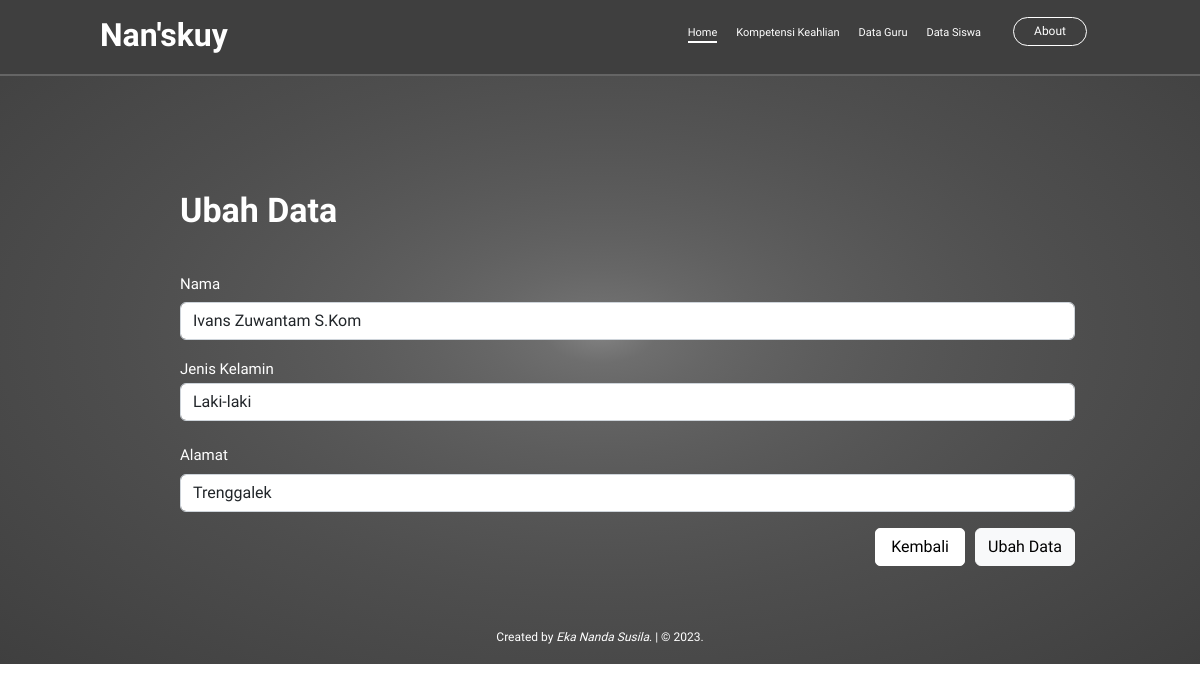
/public/guru/getubah/2, run on the app's committed database.
### tables this page shows
CREATE TABLE `data_guru` (
  `id` int(11) NOT NULL,
  `nama` varchar(255) NOT NULL,
  `jenis_kelamin` varchar(255) NOT NULL,
  `alamat` varchar(255) NOT NULL
);

### app/core/Controller.php (called while the page is built, shortened)
<?php
class Controller{
    public function view($view,$data =[]){
        require_once "../app/view/".$view.'.php';
    }
    public function model($model){
        return new $model;
    }
}

### app/controller/Guru.php (called while the page is built, shortened)
<?php
class Guru extends Controller
{
    public function getubah($id)
    {
        $data['judul'] = "Ubah Data Guru";
        $data['guru'] = $this->model('Guru_model')->getBlogById($id);
        $this->view('guru/getubah', $data);
    }
}

### app/core/App.php (called while the page is built, shortened)
<?php
class App
{
    protected $method = "index";
    protected $params = [];
    public function __construct()
    {
        $url = $this->parseURL();
        if(isset($url[1]))
            {
        if(file_exists('../app/controller/'.$url[0].'.php')){
            unset($url[0]);
        }}
            $this->controller = new
            $this->controller;
            if(isset($url[1]))
            {
                if(method_exists($this->controller,
                $url[1])){
                    $this->method= $url[1];
                    unset($url[1]);
                }
            }
            if(!empty($url)){
                    $this->params = array_values($url);
            }
            call_user_func_array(
                [$this->controller,$this->method],
                $this->params);
    }
    public function parseURL()
    {
        if (isset($_GET['url'])){
            $url = ($_GET['url']. "/");
            $url = filter_var($url, FILTER_SANITIZE_URL);
            $url = explode('/',$url);
            return $url;
        }
    }
}
?>

### public/index.php (called while the page is built, shortened)
<?php
$app = new App;
?>

### app/core/Database.php (called while the page is built, shortened)
<?php
class Database {
    private $host = DB_HOST;
    private $user = DB_USER;
    private $pass = DB_PASS;
    private $db_name = DB_NAME;
    private $dbh;
    private $stmt;
    public function __construct()
    {
        $dsn = 'mysql:host=' . $this->host . ';dbname=' . $this->db_name;
        $option = [
            PDO::ATTR_PERSISTENT => true,
            PDO::ATTR_ERRMODE => PDO::ERRMODE_EXCEPTION
        ];
        try {
            $this->dbh = new PDO($dsn, $this->user, $this->pass, $option);
        } catch(PDOException $e) {
            die($e->getMessage());
        }
    }
    public function query($query)
    {
        $this->stmt = $this->dbh->prepare($query);
    }
    public function bind($param, $value, $type = null)
    {
        if( is_null($type) ) {
            switch( true ) {
                default :
                    $type = PDO::PARAM_STR;
            }
        }
        $this->stmt->bindValue($param, $value, $type);
    }
    public function execute()
    {
        $this->stmt->execute();
    }
    public function resultSingle()
    {
        $this->execute();
        return $this->stmt->fetch(PDO::FETCH_ASSOC);
    }
}

### app/model/Guru_model.php (called while the page is built, shortened)
<?php
class Guru_model
{
    private $table='data_guru';
    private $db;
        public function __construct()
        {
                $this->db = new Database;
        }
            public function getBlogById($id)
            {
                $this->db->query("SELECT * FROM ". $this->table.' WHERE id=:id');
                $this->db->bind('id',$id);
                return $this->db->resultSingle();
            }
         }

### app/view/guru/getubah.php (the view, shortened to what this page needs)
<body>
<div style="margin-bottom:-50px;"class="content">
    <div class="main">
      <div class="main-text">
        <h1 style="font-size: 34px;" class="display-4 fw-bold">Ubah Data</h1>
        <br>
        <form action="<?= BASE_URL; ?>/guru/ubah/<?=$data['guru']['id']; ?>" method="POST">
  <div class="mb-3">
      <label for="recipient-name" class="col-form-label">Nama</label>
      <input type="text" class="form-control" value="<?=$data['guru']['nama']; ?>" name="nama">
    </div>
    <div class="form-group mb-3">
      <label for="jenis_kelamin">Jenis Kelamin</label>
      <select class="form-control" required name="jenis_kelamin">
      <option value="<?= $data['guru']['jenis_kelamin']; ?>"><?= $data['guru']['jenis_kelamin']; ?></option>
      </select>
    </div>
    <div class="mb-3">
      <label for="recipient-name" class="col-form-label">Alamat</label>
      <input type="text" class="form-control"required value="<?= $data['guru']['alamat']; ?>"name="alamat">
    </div>
    <div class="modal-footer">
    <a style="margin-right:10px; border-radius: 5px;padding:7px 15px;"href="<?= BASE_URL;?>/guru"style="text-decoration:none;"class="btn btn-secondary">Kembali</a>
  <button type="submit" class="btn btn-light">Ubah Data</button>
</div>
</form>
      </div>
    </div>
  </div>
  </div>

### app/view/templates/header.php (style rules this page uses)
* { padding: 0; margin: 0; box-sizing: border-box; font-family: 'Patua One', cursive; }
body { overflow-x: hidden; }
.content { padding-top: 190px; }
.content .main-text { left: 15%; position: relative; z-index: 2; max-width: 100%; width: 895px; color: white; line-height: 1.8; font-size: 15px; }
.content .main-text a { display: inline-block; text-decoration: none; color: black; background: white; border: 1px solid white; padding: 9px 25px; line-height: 1.4; border-radius: 30px; }

### data on the page
data_guru: nama "Ivans Zuwantam S.Kom", jenis_kelamin "Laki-laki", alamat "Trenggalek"
